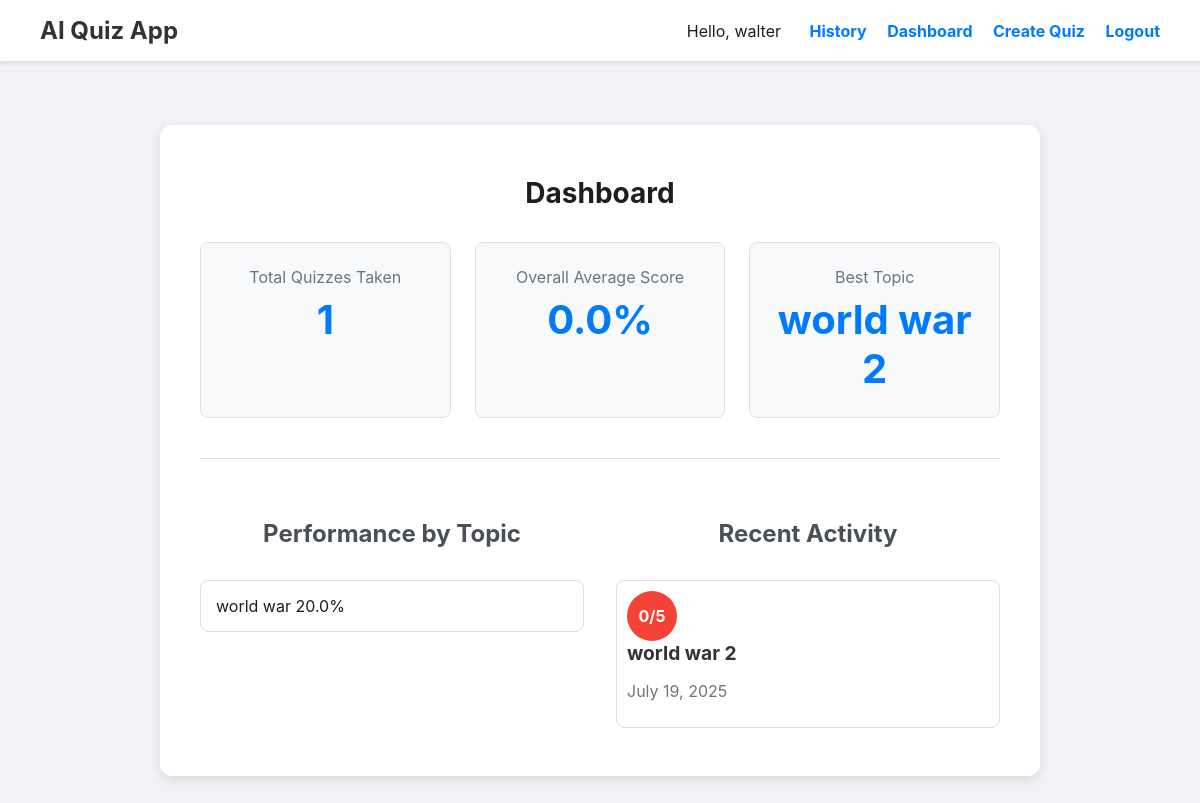
Page /dashboard (signed in) on the earlier database version.
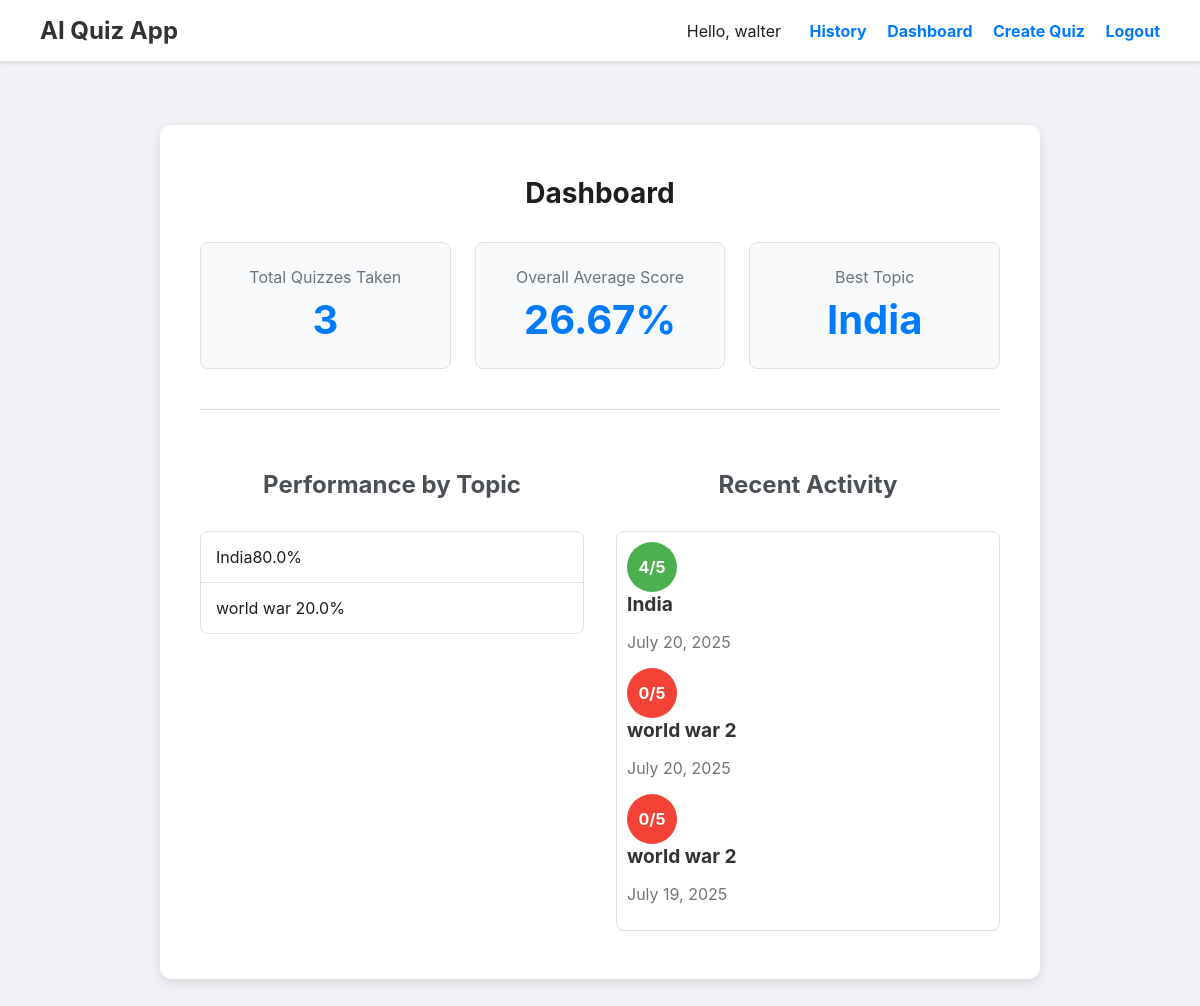
Same page on the later database version.
### app.py (models this page shows)
class QuizHistory(db.Model):
    id = db.Column(db.Integer, primary_key=True)
    topic = db.Column(db.String(150), nullable=False)
    score_correct = db.Column(db.Integer, nullable=False)
    score_total = db.Column(db.Integer, nullable=False)
    timestamp = db.Column(db.DateTime, nullable=False, default=datetime.utcnow)
    user_id = db.Column(db.Integer, db.ForeignKey('user.id'), nullable=False)
    questions = db.relationship('QuestionHistory', backref='quiz', lazy=True, cascade="all, delete-orphan")

### app.py (the view)
@app.route('/dashboard')
@login_required
def dashboard():
    user_quizzes = QuizHistory.query.filter_by(user_id=current_user.id).all()
    if not user_quizzes:
        return render_template('dashboard.html', no_history=True)
    total_stats = db.session.query(
        func.count(QuizHistory.id),
        func.sum(QuizHistory.score_correct),
        func.sum(QuizHistory.score_total)
    ).filter_by(user_id=current_user.id).first()
    total_quizzes, total_correct, total_possible = total_stats
    average_score = (total_correct / total_possible * 100) if total_possible > 0 else 0
    topic_stats = db.session.query(
        QuizHistory.topic,
        func.sum(QuizHistory.score_correct),
        func.sum(QuizHistory.score_total)
    ).filter_by(user_id=current_user.id).group_by(QuizHistory.topic).all()
    topic_averages = {topic: (correct / total * 100) for topic, correct, total in topic_stats if total > 0}
    best_topic = max(topic_averages, key=topic_averages.get) if topic_averages else "N/A"
    recent_quizzes = QuizHistory.query.filter_by(user_id=current_user.id).order_by(QuizHistory.timestamp.desc()).limit(5).all()
    stats = {
        'total_quizzes': total_quizzes,
        'average_score': round(average_score, 2),
        'best_topic': best_topic
    }
    return render_template('dashboard.html', stats=stats, topic_averages=topic_averages, recent_quizzes=recent_quizzes)

### app.py (called while the page is built)
@login_manager.user_loader
def load_user(user_id):
    return User.query.get(int(user_id))

### templates/dashboard.html (shortened to what this page needs)
{% extends "base.html" %}
{% block content %}
<div class="container">
    <h1>Dashboard</h1>
    {% if no_history %}
        <p>Welcome, {{ current_user.username }}! You haven't taken any quizzes yet. Create your first one to see your stats here.</p>
        <a href="{{ url_for('index') }}" class="results-button" style="max-width: 250px;">Create a Quiz</a>
    {% else %}
        <div class="dashboard-grid">
            <div class="stat-card">
                <div class="stat-card-title">Total Quizzes Taken</div>
                <div class="stat-card-value">{{ stats.total_quizzes }}</div>
            </div>
            <div class="stat-card">
                <div class="stat-card-title">Overall Average Score</div>
                <div class="stat-card-value">{{ stats.average_score }}%</div>
            </div>
            <div class="stat-card">
                <div class="stat-card-title">Best Topic</div>
                <div class="stat-card-value">{{ stats.best_topic }}</div>
            </div>
        </div>
        <hr class="results-divider">
        <div class="dashboard-grid-cols2">
            <div class="dashboard-section">
                <h2>Performance by Topic</h2>
                <ul class="collection">
                    {% for topic, avg in topic_averages.items()|sort(attribute=1, reverse=true) %}
                    <li class="collection-item">
                        <span>{{ topic }}</span>
                        <span class="score-badge">{{ "%.1f"|format(avg) }}%</span>
                    </li>
                    {% endfor %}
                </ul>
            </div>
            <div class="dashboard-section">
                <h2>Recent Activity</h2>
                <ul class="collection" style="padding: 10px;">
                    {% for quiz in recent_quizzes %}
                    <a style ="text-decoration: none;" href="{{ url_for('history_detail', quiz_id=quiz.id) }}" class="collection-item avatar">
                        <i class="circle {% if (quiz.score_correct / quiz.score_total) >= 0.8 %}green{% elif (quiz.score_correct / quiz.score_total) >= 0.5 %}orange{% else %}red{% endif %}">
                            {{ quiz.score_correct }}/{{ quiz.score_total }}
                        </i>
                        <div class="item-content">
                            <span class="title"><b>{{ quiz.topic }}</b></span>
                            <p class="grey-text">{{ quiz.timestamp.strftime('%B %d, %Y') }}</p>
                        </div>
                    </a>
                    {% endfor %}
                </ul>
            </div>
        </div>
    {% endif %}
</div>
{% endblock %}

Differences in the rows shown:
added QuizHistory: best_topic "India", score_correct "4", score_total "5", topic "India", timestamp "July 20, 2025"
added QuizHistory: score_correct "0", score_total "5", topic "world war 2", timestamp "July 20, 2025"
Other differences:
{{ stats.total_quizzes }}: "1" → "3"
{{ stats.average_score }}: "0.0" → "26.67"
{{ stats.best_topic }}: "world war 2" → "India"
new list line: "India 80.0 %"
